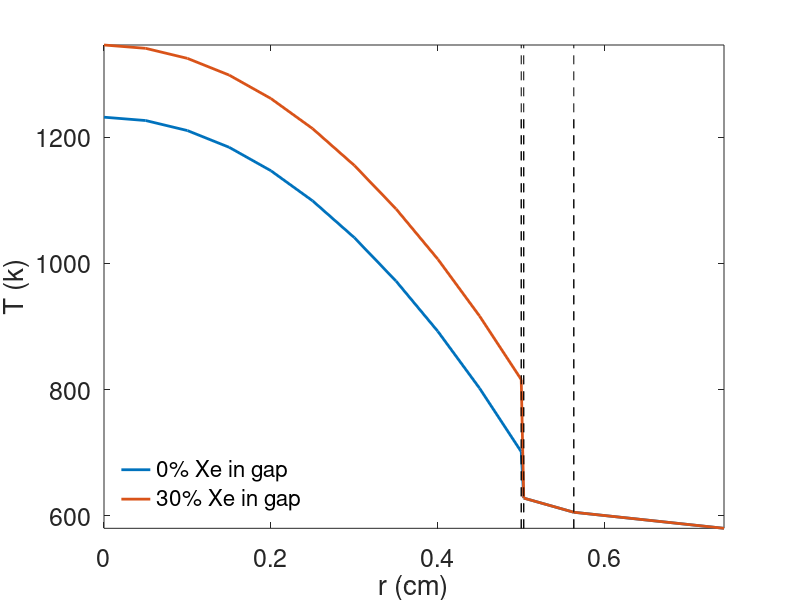

MATLAB code for this plot:
%Temperature profile in the fuel
clear
close all

Tcool = 580;
LHR = 200;
hcool = 2.5;
Rf = 0.5;
dc = 0.06;
dg = 30e-4;
kc = 0.17;
k = 0.03;

TCO = Tcool + LHR/(2*pi*Rf*hcool);
TCI = TCO + LHR*dc/(2*pi*Rf*kc);
kHe = 16e-6*TCI^0.79;
hgap = kHe/dg;
Ts = TCI + LHR/(2*pi*Rf*hgap);
T0 = Ts + LHR/(4*pi*k);

temps = [TCI,TCO,Tcool];

r = (0:10)/10*Rf;
Tf = LHR/(4*pi*k)*(1-r.^2./Rf.^2) + Ts;
temps = [Tf,temps];
r = [r,Rf+dg,Rf+dg+dc,Rf+dg+dc*4];

figure(1)
set(gcf,'units','inches','position',[1,1,6,4])
p(1) = plot(r,temps,'linewidth',2);
axis tight
xlabel('r (cm)')
ylabel('T (k)')
hold on
plot([Rf Rf],[min(temps), max(temps)],'k--')
plot([Rf+dg Rf+dg],[min(temps), max(temps)],'k--')
plot([Rf+dg+dc Rf+dg+dc],[min(temps), max(temps)],'k--')
set(gca,'fontsize',18)

kXe = 0.7e-6*TCI^0.79;
y = 0.3;
kgap  = kHe^(1-y)*kXe^y;
hgap = kgap/dg
Ts = TCI + LHR/(2*pi*Rf*hgap);
T0 = Ts + LHR/(4*pi*k)
r = (0:10)/10*Rf;
Tf = LHR/(4*pi*k)*(1-r.^2./Rf.^2) + Ts;
r = [r,Rf+dg,Rf+dg+dc,Rf+dg+dc*4];

temps = [Tf,TCI,TCO,Tcool];

p(2) = plot(r,temps,'linewidth',2);
plot([Rf Rf],[min(temps), max(temps)],'k--')
plot([Rf+dg Rf+dg],[min(temps), max(temps)],'k--')
plot([Rf+dg+dc Rf+dg+dc],[min(temps), max(temps)],'k--')
legend(p,'0% Xe in gap','30% Xe in gap','location','southwest')
legend boxoff
